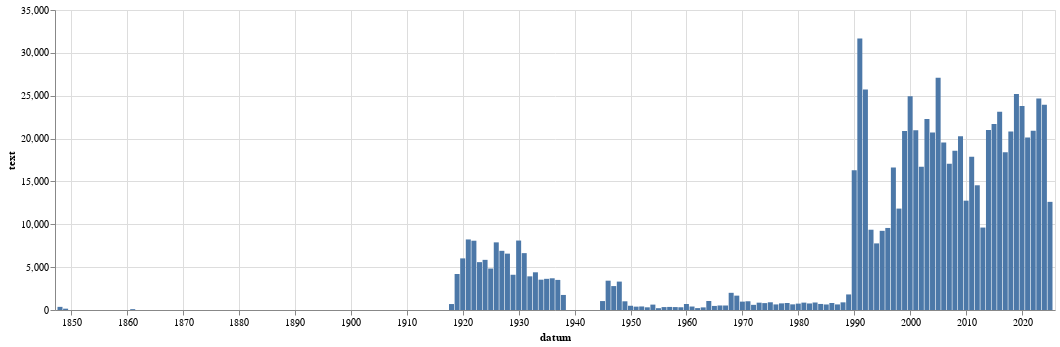

Write notebook code for a chart like this one.
### Code cell
alt.Chart(
    df.filter(~pl.col('datum').is_null()).sort(by='datum').group_by_dynamic(index_column="datum", every="1y").agg(pl.col('text').len()).to_pandas(),
    width=1000
).mark_bar(
).encode(
    alt.X("datum:T"),
    alt.Y("text:Q")
)

### Figure 1 — Vega-Lite specification as saved in the notebook (floating-point values rounded to 4 significant figures)
{"config": {"view": {"continuousWidth": 300, "continuousHeight": 300}}, "data": {"name": "data-63fde86fdfe16072b2a0377a24cdd21e"}, "mark": {"type": "bar"}, "encoding": {"x": {"field": "datum", "type": "temporal"}, "y": {"field": "text", "type": "quantitative"}}, "width": 1000, "$schema": "https://vega.github.io/schema/vega-lite/v5.8.0.json", "datasets": {"data-63fde86fdfe16072b2a0377a24cdd21e": [{"datum": "1848-01-01T00:00:00", "text": 366}, {"datum": "1849-01-01T00:00:00", "text": 155}, {"datum": "1861-01-01T00:00:00", "text": 99}, {"datum": "1918-01-01T00:00:00", "text": 695}, {"datum": "1919-01-01T00:00:00", "text": 4199}, {"datum": "1920-01-01T00:00:00", "text": 6023}, {"datum": "1921-01-01T00:00:00", "text": 8231}, {"datum": "1922-01-01T00:00:00", "text": 8083}, {"datum": "1923-01-01T00:00:00", "text": 5583}, {"datum": "1924-01-01T00:00:00", "text": 5851}, {"datum": "1925-01-01T00:00:00", "text": 4837}, {"datum": "1926-01-01T00:00:00", "text": 7891}, {"datum": "1927-01-01T00:00:00", "text": 6905}, {"datum": "1928-01-01T00:00:00", "text": 6576}, {"datum": "1929-01-01T00:00:00", "text": 4111}, {"datum": "1930-01-01T00:00:00", "text": 8103}, {"datum": "1931-01-01T00:00:00", "text": 6635}, {"datum": "1932-01-01T00:00:00", "text": 3927}, {"datum": "1933-01-01T00:00:00", "text": 4398}, {"datum": "1934-01-01T00:00:00", "text": 3538}, {"datum": "1935-01-01T00:00:00", "text": 3637}, {"datum": "1936-01-01T00:00:00", "text": 3699}, {"datum": "1937-01-01T00:00:00", "text": 3511}, {"datum": "1938-01-01T00:00:00", "text": 1756}, {"datum": "1945-01-01T00:00:00", "text": 1043}, {"datum": "1946-01-01T00:00:00", "text": 3420}, {"datum": "1947-01-01T00:00:00", "text": 2791}, {"datum": "1948-01-01T00:00:00", "text": 3314}, {"datum": "1949-01-01T00:00:00", "text": 1015}, {"datum": "1950-01-01T00:00:00", "text": 494}, {"datum": "1951-01-01T00:00:00", "text": 392}, {"datum": "1952-01-01T00:00:00", "text": 414}, {"datum": "1953-01-01T00:00:00", "text": 313}, {"datum": "1954-01-01T00:00:00", "text": 629}, {"datum": "1955-01-01T00:00:00", "text": 211}, {"datum": "1956-01-01T00:00:00", "text": 341}, {"datum": "1957-01-01T00:00:00", "text": 358}, {"datum": "1958-01-01T00:00:00", "text": 341}, {"datum": "1959-01-01T00:00:00", "text": 319}, {"datum": "1960-01-01T00:00:00", "text": 698}, {"datum": "1961-01-01T00:00:00", "text": 405}, {"datum": "1962-01-01T00:00:00", "text": 221}, {"datum": "1963-01-01T00:00:00", "text": 305}, {"datum": "1964-01-01T00:00:00", "text": 1052}, {"datum": "1965-01-01T00:00:00", "text": 475}, {"datum": "1966-01-01T00:00:00", "text": 528}, {"datum": "1967-01-01T00:00:00", "text": 525}, {"datum": "1968-01-01T00:00:00", "text": 2005}, {"datum": "1969-01-01T00:00:00", "text": 1676}, {"datum": "1970-01-01T00:00:00", "text": 977}, {"datum": "1971-01-01T00:00:00", "text": 1019}, {"datum": "1972-01-01T00:00:00", "text": 602}, {"datum": "1973-01-01T00:00:00", "text": 856}, {"datum": "1974-01-01T00:00:00", "text": 804}, {"datum": "1975-01-01T00:00:00", "text": 901}, {"datum": "1976-01-01T00:00:00", "text": 652}, {"datum": "1977-01-01T00:00:00", "text": 773}, {"datum": "1978-01-01T00:00:00", "text": 817}, {"datum": "1979-01-01T00:00:00", "text": 658}, {"datum": "1980-01-01T00:00:00", "text": 744}, {"datum": "1981-01-01T00:00:00", "text": 861}, {"datum": "1982-01-01T00:00:00", "text": 763}, {"datum": "1983-01-01T00:00:00", "text": 875}, {"datum": "1984-01-01T00:00:00", "text": 706}, {"datum": "1985-01-01T00:00:00", "text": 646}, {"datum": "1986-01-01T00:00:00", "text": 818}, {"datum": "1987-01-01T00:00:00", "text": 651}, {"datum": "1988-01-01T00:00:00", "text": 893}, {"datum": "1989-01-01T00:00:00", "text": 1816}, {"datum": "1990-01-01T00:00:00", "text": 16294}, {"datum": "1991-01-01T00:00:00", "text": 31686}, {"datum": "1992-01-01T00:00:00", "text": 25739}, {"datum": "1993-01-01T00:00:00", "text": 9366}, {"datum": "1994-01-01T00:00:00", "text": 7771}, {"datum": "1995-01-01T00:00:00", "text": 9237}, {"datum": "1996-01-01T00:00:00", "text": 9572}, {"datum": "1997-01-01T00:00:00", "text": 16632}, {"datum": "1998-01-01T00:00:00", "text": 11831}, {"datum": "1999-01-01T00:00:00", "text": 20885}, {"datum": "2000-01-01T00:00:00", "text": 24941}, {"datum": "2001-01-01T00:00:00", "text": 20971}, {"datum": "2002-01-01T00:00:00", "text": 16715}, {"datum": "2003-01-01T00:00:00", "text": 22293}, {"datum": "2004-01-01T00:00:00", "text": 20694}, {"datum": "2005-01-01T00:00:00", "text": 27090}, {"datum": "2006-01-01T00:00:00", "text": 19534}, {"datum": "2007-01-01T00:00:00", "text": 17072}, {"datum": "2008-01-01T00:00:00", "text": 18586}, {"datum": "2009-01-01T00:00:00", "text": 20277}, {"datum": "2010-01-01T00:00:00", "text": 12756}, {"datum": "2011-01-01T00:00:00", "text": 17878}, {"datum": "2012-01-01T00:00:00", "text": 14550}, {"datum": "2013-01-01T00:00:00", "text": 9619}, {"datum": "2014-01-01T00:00:00", "text": 20991}, {"datum": "2015-01-01T00:00:00", "text": 21692}, {"datum": "2016-01-01T00:00:00", "text": 23117}, {"datum": "2017-01-01T00:00:00", "text": 18413}, {"datum": "2018-01-01T00:00:00", "text": 20820}, {"datum": "2019-01-01T00:00:00", "text": 25186}, {"datum": "2020-01-01T00:00:00", "text": 23803}, {"datum": "2021-01-01T00:00:00", "text": 20133}, {"datum": "2022-01-01T00:00:00", "text": 20911}, {"datum": "2023-01-01T00:00:00", "text": 24666}, {"datum": "2024-01-01T00:00:00", "text": 23938}, {"datum": "2025-01-01T00:00:00", "text": 12617}]}}
